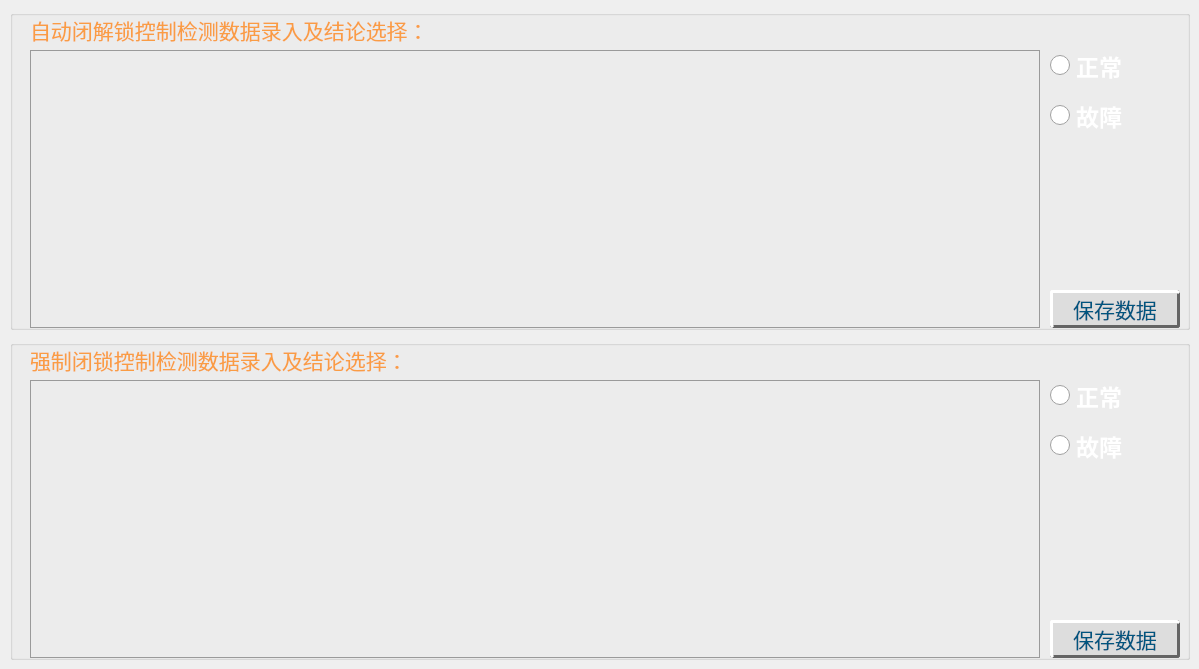
          <widget class="QWidget" name="pa_3">
           <widget class="QGroupBox" name="groupBox_9">
            <property name="geometry">
             <rect>
              <x>10</x>
              <y>340</y>
              <width>1180</width>
              <height>320</height>
             </rect>
            </property>
            <property name="styleSheet">
             <string notr="true"/>
            </property>
            <property name="title">
             <string/>
            </property>
            <widget class="QLabel" name="lab_10">
             <property name="geometry">
              <rect>
               <x>20</x>
               <y>5</y>
               <width>1010</width>
               <height>30</height>
              </rect>
             </property>
             <property name="minimumSize">
              <size>
               <width>0</width>
               <height>0</height>
              </size>
             </property>
             <property name="maximumSize">
              <size>
               <width>9999999</width>
               <height>16777215</height>
              </size>
             </property>
             <property name="font">
              <font>
               <family>华光标题宋_CNKI</family>
               <pointsize>16</pointsize>
               <weight>50</weight>
               <bold>false</bold>
              </font>
             </property>
             <property name="styleSheet">
              <string notr="true">color: rgb(250, 156, 68);</string>
             </property>
             <property name="text">
              <string>强制闭锁控制检测数据录入及结论选择：</string>
             </property>
             <property name="alignment">
              <set>Qt::AlignLeading|Qt::AlignLeft|Qt::AlignVCenter</set>
             </property>
            </widget>
            <widget class="QTextEdit" name="text_10">
             <property name="enabled">
              <bool>true</bool>
             </property>
             <property name="geometry">
              <rect>
               <x>20</x>
               <y>40</y>
               <width>1010</width>
               <height>278</height>
              </rect>
             </property>
             <property name="font">
              <font>
               <family>微软雅黑</family>
               <pointsize>10</pointsize>
               <weight>75</weight>
               <bold>true</bold>
              </font>
             </property>
             <property name="focusPolicy">
              <enum>Qt::StrongFocus</enum>
             </property>
             <property name="styleSheet">
              <string notr="true">border-color: rgb(154, 154, 154);
background-color: rgba(255, 255, 255,0);
color: rgb(255, 255, 255);
border-style:solid;
border-width:1px;</string>
             </property>
             <property name="html">
              <string>&lt;!DOCTYPE HTML PUBLIC &quot;-//W3C//DTD HTML 4.0//EN&quot; &quot;http://www.w3.org/TR/REC-html40/strict.dtd&quot;&gt;
&lt;html&gt;&lt;head&gt;&lt;meta name=&quot;qrichtext&quot; content=&quot;1&quot; /&gt;&lt;style type=&quot;text/css&quot;&gt;
p, li { white-space: pre-wrap; }
&lt;/style&gt;&lt;/head&gt;&lt;body style=&quot; font-family:'微软雅黑'; font-size:10pt; font-weight:600; font-style:normal;&quot;&gt;
&lt;p style=&quot;-qt-paragraph-type:empty; margin-top:12px; margin-bottom:12px; margin-left:0px; margin-right:0px; -qt-block-indent:0; text-indent:0px; font-family:'新宋体'; font-size:14pt; font-weight:400;&quot;&gt;&lt;br /&gt;&lt;/p&gt;&lt;/body&gt;&lt;/html&gt;</string>
             </property>
            </widget>
            <widget class="QLabel" name="sdfs">
             <property name="geometry">
              <rect>
               <x>580</x>
               <y>5</y>
               <width>301</width>
               <height>30</height>
              </rect>
             </property>
             <property name="minimumSize">
              <size>
               <width>0</width>
               <height>0</height>
              </size>
             </property>
             <property name="maximumSize">
              <size>
               <width>9999999</width>
               <height>16777215</height>
              </size>
             </property>
             <property name="font">
              <font>
               <family>华光标题宋_CNKI</family>
               <pointsize>16</pointsize>
               <weight>50</weight>
               <bold>false</bold>
              </font>
             </property>
             <property name="styleSheet">
              <string notr="true">color: rgb(250, 156, 68);</string>
             </property>
             <property name="text">
              <string/>
             </property>
             <property name="alignment">
              <set>Qt::AlignLeading|Qt::AlignLeft|Qt::AlignVCenter</set>
             </property>
            </widget>
            <widget class="QRadioButton" name="rad_19">
             <property name="geometry">
              <rect>
               <x>1040</x>
               <y>40</y>
               <width>182</width>
               <height>31</height>
              </rect>
             </property>
             <property name="font">
              <font>
               <family>黑体</family>
               <pointsize>17</pointsize>
               <weight>75</weight>
               <bold>true</bold>
              </font>
             </property>
             <property name="cursor">
              <cursorShape>PointingHandCursor</cursorShape>
             </property>
             <property name="styleSheet">
              <string notr="true">QRadioButton::indicator {
    width: 20px;
    height: 20px;
}
 
QRadioButton::indicator::unchecked {
image: url(:/res/account/unchecked.png);
}
 
QRadioButton::indicator:unchecked:hover {
image: url(:/res/account/unchecked.png);
}
 
QRadioButton::indicator:unchecked:pressed {
image: url(:/res/account/unchecked.png);
}
 
QRadioButton::indicator::checked {
image: url(:/res/account/checked.png);
}
 
QRadioButton::indicator:checked:hover {
image: url(:/res/account/checked.png);
}
 
QRadioButton::indicator:checked:pressed {
image: url(:/res/account/checked.png);
}
QRadioButton {
color: rgb(255, 255, 255);
}</string>
             </property>
             <property name="text">
              <string>正常</string>
             </property>
             <property name="iconSize">
              <size>
               <width>30</width>
               <height>16</height>
              </size>
             </property>
            </widget>
            <widget class="QRadioButton" name="rad_20">
             <property name="geometry">
              <rect>
               <x>1040</x>
               <y>90</y>
               <width>182</width>
               <height>31</height>
              </rect>
             </property>
             <property name="font">
              <font>
               <family>黑体</family>
               <pointsize>17</pointsize>
               <weight>75</weight>
               <bold>true</bold>
              </font>
             </property>
             <property name="cursor">
              <cursorShape>PointingHandCursor</cursorShape>
             </property>
             <property name="styleSheet">
              <string notr="true">QRadioButton::indicator {
    width: 20px;
    height: 20px;
}
 
QRadioButton::indicator::unchecked {
image: url(:/res/account/unchecked.png);
}
 
QRadioButton::indicator:unchecked:hover {
image: url(:/res/account/unchecked.png);
}
 
QRadioButton::indicator:unchecked:pressed {
image: url(:/res/account/unchecked.png);
}
 
QRadioButton::indicator::checked {
image: url(:/res/account/checked.png);
}
 
QRadioButton::indicator:checked:hover {
image: url(:/res/account/checked.png);
}
 
QRadioButton::indicator:checked:pressed {
image: url(:/res/account/checked.png);
}
QRadioButton {
color: rgb(255, 255, 255);
}
QRadioButton:checked {
color: rgb(255, 96, 48);
}</string>
             </property>
             <property name="text">
              <string>故障</string>
             </property>
             <property name="iconSize">
              <size>
               <width>30</width>
               <height>16</height>
              </size>
             </property>
            </widget>
            <widget class="QPushButton" name="btn_17">
             <property name="geometry">
              <rect>
               <x>1040</x>
               <y>280</y>
               <width>130</width>
               <height>38</height>
              </rect>
             </property>
             <property name="minimumSize">
              <size>
               <width>0</width>
               <height>0</height>
              </size>
             </property>
             <property name="maximumSize">
              <size>
               <width>300</width>
               <height>50</height>
              </size>
             </property>
             <property name="font">
              <font>
               <family>华光大标宋_CNKI</family>
               <pointsize>16</pointsize>
               <weight>50</weight>
               <bold>false</bold>
              </font>
             </property>
             <property name="styleSheet">
              <string notr="true">QPushButton{
color: rgb(0, 85, 127);
background:#DDDDDD; 
border-right:3px solid #646464; 
border-bottom:3px solid #646464;
border-left:3px solid #FFFFFF;
border-top:3px solid #FFFFFF; 
border-radius:3px;
}                

QPushButton:pressed{
background:#DDDDDD; 
border-right:2px solid #FFFFFF; 
border-bottom:2px solid #FFFFFF;
border-left:2px solid #646464;
border-top:2px solid #646464; 
border-radius:2px;
}

QPushButton:checked {
background:#bbbbbb; 
border-right:4px solid #FFFFFF; 
border-bottom:4px solid #FFFFFF;
border-left:4px solid #646464;
border-top:4px solid #646464; 
border-radius:4px;
}</string>
             </property>
             <property name="text">
              <string>保存数据</string>
             </property>
            </widget>
           </widget>
           <widget class="QGroupBox" name="groupBox_10">
            <property name="geometry">
             <rect>
              <x>10</x>
              <y>10</y>
              <width>1180</width>
              <height>320</height>
             </rect>
            </property>
            <property name="styleSheet">
             <string notr="true"/>
            </property>
            <property name="title">
             <string/>
            </property>
            <widget class="QLabel" name="lab_9">
             <property name="geometry">
              <rect>
               <x>20</x>
               <y>5</y>
               <width>1010</width>
               <height>30</height>
              </rect>
             </property>
             <property name="minimumSize">
              <size>
               <width>0</width>
               <height>0</height>
              </size>
             </property>
             <property name="maximumSize">
              <size>
               <width>9999999</width>
               <height>16777215</height>
              </size>
             </property>
             <property name="font">
              <font>
               <family>华光标题宋_CNKI</family>
               <pointsize>16</pointsize>
               <weight>50</weight>
               <bold>false</bold>
              </font>
             </property>
             <property name="styleSheet">
              <string notr="true">color: rgb(250, 156, 68);</string>
             </property>
             <property name="text">
              <string>自动闭解锁控制检测数据录入及结论选择：</string>
             </property>
             <property name="alignment">
              <set>Qt::AlignLeading|Qt::AlignLeft|Qt::AlignVCenter</set>
             </property>
            </widget>
            <widget class="QLabel" name="lable_d">
             <property name="geometry">
              <rect>
               <x>580</x>
               <y>5</y>
               <width>301</width>
               <height>30</height>
              </rect>
             </property>
             <property name="minimumSize">
              <size>
               <width>0</width>
               <height>0</height>
              </size>
             </property>
             <property name="maximumSize">
              <size>
               <width>9999999</width>
               <height>16777215</height>
              </size>
             </property>
             <property name="font">
              <font>
               <family>华光标题宋_CNKI</family>
               <pointsize>16</pointsize>
               <weight>50</weight>
               <bold>false</bold>
              </font>
             </property>
             <property name="styleSheet">
              <string notr="true">color: rgb(250, 156, 68);</string>
             </property>
             <property name="text">
              <string/>
             </property>
             <property name="alignment">
              <set>Qt::AlignLeading|Qt::AlignLeft|Qt::AlignVCenter</set>
             </property>
            </widget>
            <widget class="QTextEdit" name="text_9">
             <property name="enabled">
              <bool>true</bool>
             </property>
             <property name="geometry">
              <rect>
               <x>20</x>
               <y>40</y>
               <width>1010</width>
               <height>278</height>
              </rect>
             </property>
             <property name="font">
              <font>
               <family>微软雅黑</family>
               <pointsize>10</pointsize>
               <weight>75</weight>
               <bold>true</bold>
              </font>
             </property>
             <property name="focusPolicy">
              <enum>Qt::StrongFocus</enum>
             </property>
             <property name="styleSheet">
              <string notr="true">border-color: rgb(154, 154, 154);
background-color: rgba(255, 255, 255,0);
color: rgb(255, 255, 255);
border-style:solid;
border-width:1px;</string>
             </property>
             <property name="html">
              <string>&lt;!DOCTYPE HTML PUBLIC &quot;-//W3C//DTD HTML 4.0//EN&quot; &quot;http://www.w3.org/TR/REC-html40/strict.dtd&quot;&gt;
&lt;html&gt;&lt;head&gt;&lt;meta name=&quot;qrichtext&quot; content=&quot;1&quot; /&gt;&lt;style type=&quot;text/css&quot;&gt;
p, li { white-space: pre-wrap; }
&lt;/style&gt;&lt;/head&gt;&lt;body style=&quot; font-family:'微软雅黑'; font-size:10pt; font-weight:600; font-style:normal;&quot;&gt;
&lt;p style=&quot;-qt-paragraph-type:empty; margin-top:12px; margin-bottom:12px; margin-left:0px; margin-right:0px; -qt-block-indent:0; text-indent:0px; font-family:'新宋体'; font-size:14pt; font-weight:400;&quot;&gt;&lt;br /&gt;&lt;/p&gt;&lt;/body&gt;&lt;/html&gt;</string>
             </property>
            </widget>
            <widget class="QRadioButton" name="rad_17">
             <property name="geometry">
              <rect>
               <x>1040</x>
               <y>40</y>
               <width>182</width>
               <height>31</height>
              </rect>
             </property>
             <property name="font">
              <font>
               <family>黑体</family>
               <pointsize>17</pointsize>
               <weight>75</weight>
               <bold>true</bold>
              </font>
             </property>
             <property name="cursor">
              <cursorShape>PointingHandCursor</cursorShape>
             </property>
             <property name="styleSheet">
              <string notr="true">QRadioButton::indicator {
    width: 20px;
    height: 20px;
}
 
QRadioButton::indicator::unchecked {
image: url(:/res/account/unchecked.png);
}
 
QRadioButton::indicator:unchecked:hover {
image: url(:/res/account/unchecked.png);
}
 
QRadioButton::indicator:unchecked:pressed {
image: url(:/res/account/unchecked.png);
}
 
QRadioButton::indicator::checked {
image: url(:/res/account/checked.png);
}
 
QRadioButton::indicator:checked:hover {
image: url(:/res/account/checked.png);
}
 
QRadioButton::indicator:checked:pressed {
image: url(:/res/account/checked.png);
}
QRadioButton {
color: rgb(255, 255, 255);
}</string>
             </property>
             <property name="text">
              <string>正常</string>
             </property>
             <property name="iconSize">
              <size>
               <width>30</width>
               <height>16</height>
              </size>
             </property>
            </widget>
            <widget class="QRadioButton" name="rad_18">
             <property name="geometry">
              <rect>
               <x>1040</x>
               <y>90</y>
               <width>182</width>
               <height>31</height>
              </rect>
             </property>
             <property name="font">
              <font>
               <family>黑体</family>
               <pointsize>17</pointsize>
               <weight>75</weight>
               <bold>true</bold>
              </font>
             </property>
             <property name="cursor">
              <cursorShape>PointingHandCursor</cursorShape>
             </property>
             <property name="styleSheet">
              <string notr="true">QRadioButton::indicator {
    width: 20px;
    height: 20px;
}
 
QRadioButton::indicator::unchecked {
image: url(:/res/account/unchecked.png);
}
 
QRadioButton::indicator:unchecked:hover {
image: url(:/res/account/unchecked.png);
}
 
QRadioButton::indicator:unchecked:pressed {
image: url(:/res/account/unchecked.png);
}
 
QRadioButton::indicator::checked {
image: url(:/res/account/checked.png);
}
 
QRadioButton::indicator:checked:hover {
image: url(:/res/account/checked.png);
}
 
QRadioButton::indicator:checked:pressed {
image: url(:/res/account/checked.png);
}
QRadioButton {
color: rgb(255, 255, 255);
}
QRadioButton:checked {
color: rgb(255, 96, 48);
}</string>
             </property>
             <property name="text">
              <string>故障</string>
             </property>
             <property name="iconSize">
              <size>
               <width>30</width>
               <height>16</height>
              </size>
             </property>
            </widget>
            <widget class="QPushButton" name="btn_16">
             <property name="geometry">
              <rect>
               <x>1040</x>
               <y>280</y>
               <width>130</width>
               <height>38</height>
              </rect>
             </property>
             <property name="minimumSize">
              <size>
               <width>0</width>
               <height>0</height>
              </size>
             </property>
             <property name="maximumSize">
              <size>
               <width>300</width>
               <height>50</height>
              </size>
             </property>
             <property name="font">
              <font>
               <family>华光大标宋_CNKI</family>
               <pointsize>16</pointsize>
               <weight>50</weight>
               <bold>false</bold>
              </font>
             </property>
             <property name="styleSheet">
              <string notr="true">QPushButton{
color: rgb(0, 85, 127);
background:#DDDDDD; 
border-right:3px solid #646464; 
border-bottom:3px solid #646464;
border-left:3px solid #FFFFFF;
border-top:3px solid #FFFFFF; 
border-radius:3px;
}                

QPushButton:pressed{
background:#DDDDDD; 
border-right:2px solid #FFFFFF; 
border-bottom:2px solid #FFFFFF;
border-left:2px solid #646464;
border-top:2px solid #646464; 
border-radius:2px;
}

QPushButton:checked {
background:#bbbbbb; 
border-right:4px solid #FFFFFF; 
border-bottom:4px solid #FFFFFF;
border-left:4px solid #646464;
border-top:4px solid #646464; 
border-radius:4px;
}</string>
             </property>
             <property name="text">
              <string>保存数据</string>
             </property>
            </widget>
           </widget>
          </widget>
